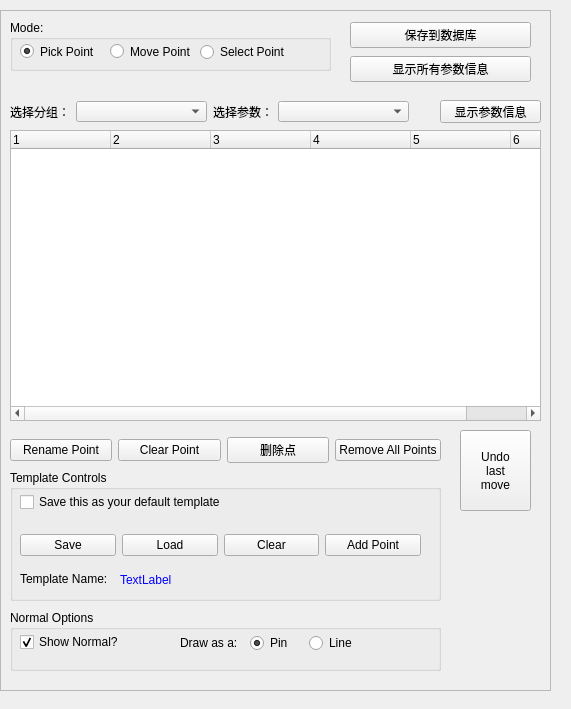
<ui version="4.0" >
 <class>pickpointsDialog</class>
 <widget class="QWidget" name="pickpointsDialog" >
  <property name="geometry" >
   <rect>
    <x>0</x>
    <y>0</y>
    <width>571</width>
    <height>709</height>
   </rect>
  </property>
  <property name="windowTitle" >
   <string>Form</string>
  </property>
  <widget class="QFrame" name="frame" >
   <property name="geometry" >
    <rect>
     <x>0</x>
     <y>10</y>
     <width>551</width>
     <height>681</height>
    </rect>
   </property>
   <property name="frameShape" >
    <enum>QFrame::StyledPanel</enum>
   </property>
   <property name="frameShadow" >
    <enum>QFrame::Raised</enum>
   </property>
   <widget class="QTreeWidget" name="pickedPointsTreeWidget" >
    <property name="geometry" >
     <rect>
      <x>10</x>
      <y>120</y>
      <width>531</width>
      <height>291</height>
     </rect>
    </property>
    <property name="columnCount" >
     <number>6</number>
    </property>
    <column>
     <property name="text" >
      <string>1</string>
     </property>
    </column>
    <column>
     <property name="text" >
      <string>2</string>
     </property>
    </column>
    <column>
     <property name="text" >
      <string>3</string>
     </property>
    </column>
    <column>
     <property name="text" >
      <string>4</string>
     </property>
    </column>
    <column>
     <property name="text" >
      <string>5</string>
     </property>
    </column>
    <column>
     <property name="text" >
      <string>6</string>
     </property>
    </column>
   </widget>
   <widget class="QGroupBox" name="groupBox" >
    <property name="geometry" >
     <rect>
      <x>10</x>
      <y>10</y>
      <width>321</width>
      <height>51</height>
     </rect>
    </property>
    <property name="title" >
     <string>Mode: </string>
    </property>
    <widget class="QRadioButton" name="pickPointModeRadioButton" >
     <property name="geometry" >
      <rect>
       <x>10</x>
       <y>20</y>
       <width>131</width>
       <height>23</height>
      </rect>
     </property>
     <property name="text" >
      <string>Pick Point</string>
     </property>
     <property name="checked" >
      <bool>true</bool>
     </property>
    </widget>
    <widget class="QRadioButton" name="movePointRadioButton" >
     <property name="geometry" >
      <rect>
       <x>100</x>
       <y>20</y>
       <width>91</width>
       <height>23</height>
      </rect>
     </property>
     <property name="text" >
      <string>Move Point</string>
     </property>
    </widget>
    <widget class="QRadioButton" name="selectPointRadioButton" >
     <property name="geometry" >
      <rect>
       <x>190</x>
       <y>20</y>
       <width>91</width>
       <height>24</height>
      </rect>
     </property>
     <property name="text" >
      <string>Select Point</string>
     </property>
    </widget>
   </widget>
   <widget class="QWidget" name="layoutWidget" >
    <property name="geometry" >
     <rect>
      <x>350</x>
      <y>10</y>
      <width>181</width>
      <height>64</height>
     </rect>
    </property>
    <layout class="QGridLayout" >
     <item row="1" column="0" >
      <widget class="QPushButton" name="loadPointsButton" >
       <property name="text" >
        <string>显示所有参数信息</string>
       </property>
      </widget>
     </item>
     <item row="0" column="0" >
      <widget class="QPushButton" name="saveButton" >
       <property name="text" >
        <string>保存到数据库</string>
       </property>
      </widget>
     </item>
    </layout>
   </widget>
   <widget class="QGroupBox" name="groupBox_2" >
    <property name="geometry" >
     <rect>
      <x>10</x>
      <y>460</y>
      <width>431</width>
      <height>131</height>
     </rect>
    </property>
    <property name="title" >
     <string>Template Controls</string>
    </property>
    <widget class="QCheckBox" name="defaultTemplateCheckBox" >
     <property name="geometry" >
      <rect>
       <x>10</x>
       <y>20</y>
       <width>211</width>
       <height>24</height>
      </rect>
     </property>
     <property name="text" >
      <string>Save this as your default template</string>
     </property>
    </widget>
    <widget class="QLabel" name="label" >
     <property name="geometry" >
      <rect>
       <x>10</x>
       <y>100</y>
       <width>111</width>
       <height>18</height>
      </rect>
     </property>
     <property name="text" >
      <string>Template Name:</string>
     </property>
    </widget>
    <widget class="QLabel" name="templateNameLabel" >
     <property name="geometry" >
      <rect>
       <x>110</x>
       <y>100</y>
       <width>291</width>
       <height>20</height>
      </rect>
     </property>
     <property name="palette" >
      <palette>
       <active>
        <colorrole role="WindowText" >
         <brush brushstyle="SolidPattern" >
          <color alpha="255" >
           <red>0</red>
           <green>0</green>
           <blue>255</blue>
          </color>
         </brush>
        </colorrole>
       </active>
       <inactive>
        <colorrole role="WindowText" >
         <brush brushstyle="SolidPattern" >
          <color alpha="255" >
           <red>0</red>
           <green>0</green>
           <blue>255</blue>
          </color>
         </brush>
        </colorrole>
       </inactive>
       <disabled>
        <colorrole role="WindowText" >
         <brush brushstyle="SolidPattern" >
          <color alpha="255" >
           <red>127</red>
           <green>125</green>
           <blue>123</blue>
          </color>
         </brush>
        </colorrole>
       </disabled>
      </palette>
     </property>
     <property name="text" >
      <string>TextLabel</string>
     </property>
    </widget>
    <widget class="QWidget" name="layoutWidget" >
     <property name="geometry" >
      <rect>
       <x>10</x>
       <y>60</y>
       <width>401</width>
       <height>30</height>
      </rect>
     </property>
     <layout class="QHBoxLayout" name="horizontalLayout" >
      <item>
       <widget class="QPushButton" name="saveTemplateButton" >
        <property name="text" >
         <string>Save</string>
        </property>
       </widget>
      </item>
      <item>
       <widget class="QPushButton" name="loadTemplateButton" >
        <property name="text" >
         <string>Load</string>
        </property>
       </widget>
      </item>
      <item>
       <widget class="QPushButton" name="clearTemplateButton" >
        <property name="text" >
         <string>Clear</string>
        </property>
       </widget>
      </item>
      <item>
       <widget class="QPushButton" name="addPointToTemplateButton" >
        <property name="text" >
         <string>Add Point</string>
        </property>
       </widget>
      </item>
     </layout>
    </widget>
   </widget>
   <widget class="QGroupBox" name="groupBox_3" >
    <property name="geometry" >
     <rect>
      <x>10</x>
      <y>600</y>
      <width>431</width>
      <height>61</height>
     </rect>
    </property>
    <property name="title" >
     <string>Normal Options</string>
    </property>
    <widget class="QCheckBox" name="showNormalCheckBox" >
     <property name="geometry" >
      <rect>
       <x>10</x>
       <y>20</y>
       <width>111</width>
       <height>24</height>
      </rect>
     </property>
     <property name="text" >
      <string>Show Normal?</string>
     </property>
     <property name="checked" >
      <bool>true</bool>
     </property>
    </widget>
    <widget class="QWidget" name="layoutWidget" >
     <property name="geometry" >
      <rect>
       <x>170</x>
       <y>20</y>
       <width>181</width>
       <height>26</height>
      </rect>
     </property>
     <layout class="QHBoxLayout" name="horizontalLayout_4" >
      <item>
       <widget class="QLabel" name="label_2" >
        <property name="text" >
         <string>Draw as a:  </string>
        </property>
       </widget>
      </item>
      <item>
       <widget class="QRadioButton" name="pinRadioButton" >
        <property name="text" >
         <string>Pin</string>
        </property>
        <property name="checked" >
         <bool>true</bool>
        </property>
       </widget>
      </item>
      <item>
       <widget class="QRadioButton" name="lineRadioButton" >
        <property name="text" >
         <string>Line</string>
        </property>
       </widget>
      </item>
     </layout>
    </widget>
   </widget>
   <widget class="QWidget" name="layoutWidget" >
    <property name="geometry" >
     <rect>
      <x>10</x>
      <y>420</y>
      <width>431</width>
      <height>41</height>
     </rect>
    </property>
    <layout class="QHBoxLayout" name="horizontalLayout_2" >
     <item>
      <widget class="QPushButton" name="renamePointButton" >
       <property name="text" >
        <string>Rename Point</string>
       </property>
      </widget>
     </item>
     <item>
      <widget class="QPushButton" name="clearPointButton" >
       <property name="text" >
        <string>Clear Point</string>
       </property>
      </widget>
     </item>
     <item>
      <widget class="QPushButton" name="removePointButton" >
       <property name="text" >
        <string>删除点</string>
       </property>
      </widget>
     </item>
     <item>
      <widget class="QPushButton" name="removeAllPointsButton" >
       <property name="text" >
        <string>Remove All Points</string>
       </property>
      </widget>
     </item>
    </layout>
   </widget>
   <widget class="QPushButton" name="undoButton" >
    <property name="geometry" >
     <rect>
      <x>460</x>
      <y>420</y>
      <width>71</width>
      <height>81</height>
     </rect>
    </property>
    <property name="text" >
     <string>Undo
last
move</string>
    </property>
   </widget>
   <widget class="QComboBox" name="groupComboBox" >
    <property name="geometry" >
     <rect>
      <x>76</x>
      <y>91</y>
      <width>131</width>
      <height>21</height>
     </rect>
    </property>
   </widget>
   <widget class="QComboBox" name="parameterComboBox" >
    <property name="geometry" >
     <rect>
      <x>278</x>
      <y>91</y>
      <width>131</width>
      <height>21</height>
     </rect>
    </property>
   </widget>
   <widget class="QLabel" name="label_3" >
    <property name="geometry" >
     <rect>
      <x>10</x>
      <y>91</y>
      <width>61</width>
      <height>21</height>
     </rect>
    </property>
    <property name="text" >
     <string>选择分组：</string>
    </property>
   </widget>
   <widget class="QLabel" name="label_4" >
    <property name="geometry" >
     <rect>
      <x>213</x>
      <y>91</y>
      <width>61</width>
      <height>21</height>
     </rect>
    </property>
    <property name="text" >
     <string>选择参数：</string>
    </property>
   </widget>
   <widget class="QPushButton" name="showItemBtn" >
    <property name="geometry" >
     <rect>
      <x>440</x>
      <y>90</y>
      <width>101</width>
      <height>23</height>
     </rect>
    </property>
    <property name="text" >
     <string>显示参数信息</string>
    </property>
   </widget>
  </widget>
 </widget>
 <resources/>
 <connections/>
</ui>
